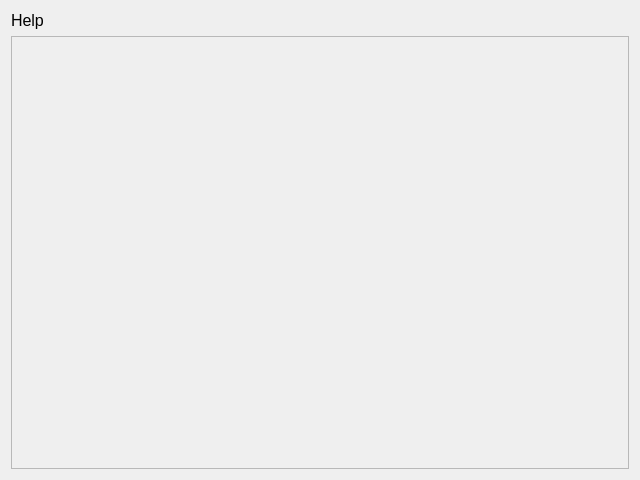
<?xml version="1.0" encoding="UTF-8"?>
<ui version="4.0">
 <class>Help</class>
 <widget class="QDialog" name="Help">
  <property name="geometry">
   <rect>
    <x>0</x>
    <y>0</y>
    <width>640</width>
    <height>480</height>
   </rect>
  </property>
  <property name="windowTitle">
   <string>Dialog</string>
  </property>
  <layout class="QVBoxLayout" name="verticalLayout">
   <item>
    <widget class="QLabel" name="label">
     <property name="font">
      <font>
       <pointsize>12</pointsize>
      </font>
     </property>
     <property name="text">
      <string>Help</string>
     </property>
    </widget>
   </item>
   <item>
    <widget class="QScrollArea" name="scrollArea">
     <property name="widgetResizable">
      <bool>true</bool>
     </property>
     <widget class="QWidget" name="scrollAreaWidgetContents">
      <property name="geometry">
       <rect>
        <x>0</x>
        <y>0</y>
        <width>620</width>
        <height>434</height>
       </rect>
      </property>
     </widget>
    </widget>
   </item>
  </layout>
 </widget>
 <resources/>
 <connections/>
</ui>
